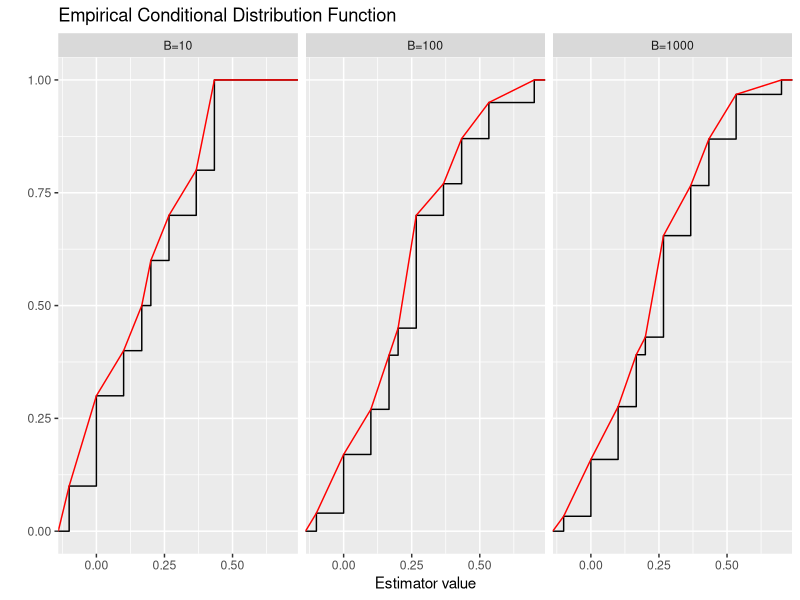

Here is the R script that generated this plot: (Note: this script raises an error after producing the figure.)
library(tidyverse)

rm(list=ls()) 		# Clear workspace

set.seed(1) 		# Set seed for random number generator

n = 3 			# Set the sample size

#theta0 = c(1,1) 	# True parameter value

#k = length(theta0) 

#source("assignment_1/Probit_LL.R")

b_val = c(10,100,1000)			# Number of Monte Carlo iterations

epsilon = 0.1
data <- c(-0.1,0.2,0.7)

bootstrap_df <- data.frame(matrix(ncol = 2, nrow = 0))
colnames(bootstrap_df) <- c("B","value")

for (num in b_val){
  b_est <- rep(0,num)
  for (it in 1:num) {
    # Data generating process
    x <- sample(data, size = n, rep=T) #Sampling 

    t <- mean(x) # Sample mean
    
    b_est[it] <- t
  }
  print("complete")
  b_data <- data.frame("B"=rep(num, num), "value"=b_est)
  bootstrap_df <- bind_rows(bootstrap_df, b_data)
  #bootstrap_list <- append(bootstrap_list, list(b_est))
  #mean_list <- c(mean_list, mean(b_est))
}
bootstrap_df %>% 
  mutate(B = paste0("B=",as.character(B))) %>% 
  ggplot(aes(x=value, fill=factor(B)))+
    stat_ecdf(geom = "step")+
    stat_ecdf(geom = "line", color="red")+
    #geom_smooth(method = glm(family = binomial((link="probit"))))
    facet_wrap("B")+
    labs(title = "Empirical Conditional Distribution Function",
       x= "Estimator value", y="")
ggsave("assignment_2/bootstrap_estim_a.png", width=16,height=9,units = "cm")
